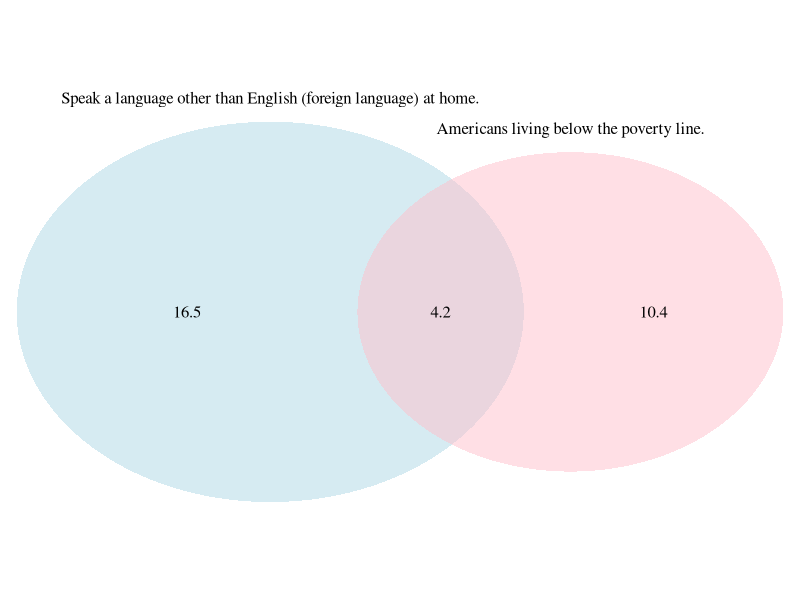
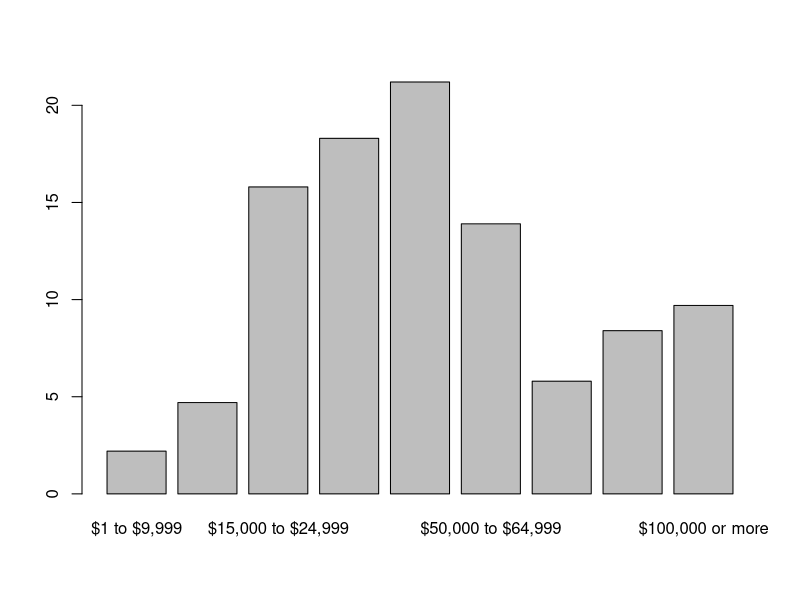

The R source for these figures, in order:
## ---- chunk 1
knitr::opts_chunk$set(echo = TRUE)
# install.packages('VennDiagram')
library(VennDiagram)
## ---- chunk 2
# Dice 1 Sample space
dice1 <- c(1,2,3,4,5,6)
Pdice1 <- c(1/6,1/6,1/6,1/6,1/6,1/6)
# Dice 2 sample space
dice2 <- c(1,2,3,4,5,6)
Pdice2 <- c(1/6,1/6,1/6,1/6,1/6,1/6)
# Possible outcomes sums
dsums <- c(2,3,4,5,6,7,8,9,10,11,12)
# Let's calculate the probabilities for each sum
P <- c(1/36, 2/36, 3/36, 4/36, 5/36, 6/36, 5/36, 4/36, 3/36, 2/36, 1/36)
# Let's build the table
dicef <- data.frame(dsums, P)
names(dicef) <- c("Sums", "Probability")
dicef
## ---- chunk 3
grid.newpage()
draw.pairwise.venn(20.7, 14.6, 4.2, category = c("Speak a language other than English (foreign language) at home.", "Americans living below the poverty line."), lty = rep("blank", 
    2), fill = c("light blue", "pink"), alpha = rep(0.5, 2), cat.pos = c(0, 
    0), cat.dist = rep(0.025, 2))
## ---- chunk 4
# Number of bags
bags <- c(0, 1, 2)
# Fees charges for o pieces of luggage in dollars
Luggage_0 <- 0
# Fees charges for 1st luggage in dollars
Luggage_1 <- 25
# Fees charges for 2nd luggage in dollars
Luggage_2 <- Luggage_1 + 35

# Baggage fees table
baggage_fees <- c(Luggage_0,Luggage_1,Luggage_2)

# Percentage of passangers that check baggage in decimal form
baggage_percent_per_pax <- c(0.54, 0.34, 0.12)

# Find Expected value for each x_i
E_revenue <- baggage_fees * baggage_percent_per_pax

# Find the overall Expected value AKA mu
Ex <- sum(E_revenue)

# Expected Revenue per passenger
Ex

# Create mu collumn
mu <- c(Ex, Ex, Ex)

# Create data frame
baggage <- data.frame(bags, baggage_fees, baggage_percent_per_pax)

# Find  The variance_i of x_i and mu
baggage_variance <- baggage_fees - Ex

# Calculate the Variance^2 and P(X=x_i)
baggage_EVariance <- baggage_variance^2 * baggage_percent_per_pax

# Create visual representation of the table
baggage <- cbind(baggage, E_revenue, mu, baggage_variance, baggage_variance^2,  baggage_EVariance)

# Name columns for the baggage data frame
names(baggage) <- c("bags", "x_i", "P(X=x_i)", "E(X_i)", "mu", "Variance", "Variance^2", "Variance^2*P(X=x_i)")

# View Table
baggage

# Find the overall value for the Variance^2
Variance2 <- sum(baggage_EVariance)

# Print the overall Variance
# Variance2

# Find the standard deviation by calculating the square root of the variance
sd <- Variance2^(1/2)

# Prinr the standard deviation
sd
## ---- chunk 5
# Number of bags
bags <- c(0, 1, 2)
# Fees charges for o pieces of luggage in dollars
Luggage_0 <- 0
# Fees charges for 1st luggage in dollars
Luggage_1 <- 25
# Fees charges for 2nd luggage in dollars
Luggage_2 <- Luggage_1 + 35

# Baggage fees table
baggage_fees <- c(Luggage_0,Luggage_1,Luggage_2)

# Percentage of passangers that check baggage in decimal form
baggage_percent_per_pax <- c(0.54, 0.34, 0.12)

# Number of passengers
pax <- 120

# Find Expected value for each x_i
E_revenue <- baggage_fees * baggage_percent_per_pax * pax

# Find the overall Expected value AKA mu
Ex <- sum(E_revenue)

#Expected revenue
Ex

# Create mu collumn
mu <- c(Ex, Ex, Ex)

# Create data frame
baggage <- data.frame(bags, baggage_fees, baggage_percent_per_pax)

# Find  The variance_i of x_i and mu
baggage_variance <- baggage_fees - Ex

# Calculate the Variance^2 and P(X=x_i)
baggage_EVariance <- baggage_variance^2 * baggage_percent_per_pax

# Create visual representation of the table
baggage <- cbind(baggage, E_revenue, mu, baggage_variance, baggage_variance^2,  baggage_EVariance)

# Name columns for the baggage data frame
names(baggage) <- c("bags", "x_i", "P(X=x_i)", "E(X_i)", "mu", "Variance", "Variance^2", "Variance^2*P(X=x_i)")

# View Table
baggage

# Find the overall value for the Variance^2
Variance2 <- sum(baggage_EVariance)

# Print the overall Variance
#Variance2

# Find the standard deviation by calculating the square root of the variance
sd <- Variance2^(1/2)

# Prinr the standard deviation
sd
## ---- chunk 6
income <- c("$1 to $9,999","$10,000 to $14,999","$15,000 to $24,999","$25,000 to $34,999","$35,000 to $49,999","$50,000 to $64,999","$65,000 to $74,999","$75,000 to $99,999","$100,000 or more")

total <- c(2.2,4.7,15.8,18.3,21.2,13.9,5.8,8.4,9.7)

dist <- data.frame(income, total)
dist

barplot(dist$total, names.arg=income)
## ---- chunk 7
sum(dist[1:5,2])
